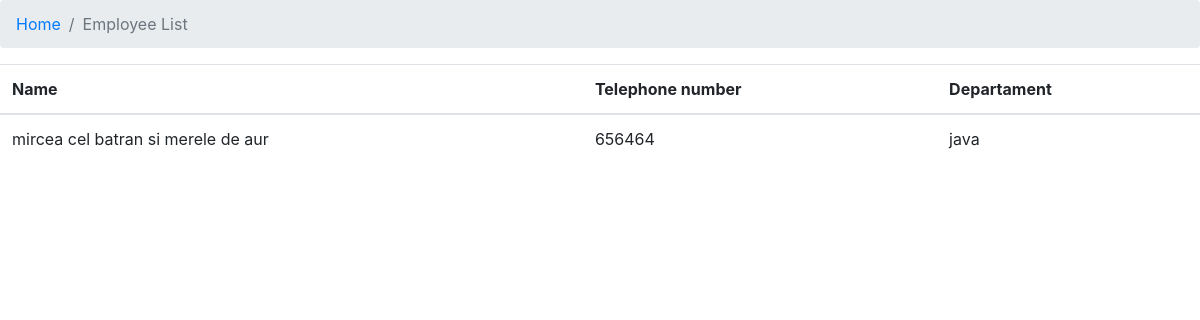
Page /employee_list/ on the committed database.
### CompData/models.py (models this page shows, shortened)
class Employee(models.Model):
    name = models.TextField(default='')
    telephone_number = models.CharField(max_length=10)
    departament_name = models.TextField(default='')
    image = models.ImageField(upload_to='best_employee', blank=True)

### CompData/views.py (the view)
# urls.py: path('employee_list/', views.print_employee, name='print_employee'),
def print_employee(request):
    total = []
    for emp in Employee.objects.all():
        total.append('Nume angajat:' + emp.name + ',' + 'Numar de telefon:' + str(
            emp.telephone_number) + ',' + 'Departament:' + emp.departament_name)
    rendered = render_to_string('CompData/employee_list.html', {'emp':emp})
    return HttpResponse(rendered)

### CompData/templates/CompData/employee_list.html
{% extends "CompData/base.html" %}
{% block content %}
<nav aria-label="breadcrumb">
    <ol class="breadcrumb">
        <li class="breadcrumb-item"><a href="/">Home</a></li>
        <li class="breadcrumb-item active" aria-current="page">Employee List</li>
    </ol>
</nav>
<table class="table">
    <thead>
    <tr>
        <th scope="col">Name</th>
        <th scope="col">Telephone number</th>
        <th scope="col">Departament</th>
    </tr>
    <tbody>
    <tr>
        <td>{{emp.name}}</td>
        <td>{{emp.telephone_number}}</td>
        <td>{{emp.departament_name}}</td>
    </tr>
    {% endblock %}

### rows in the picture
Employee: name "mircea cel batran si merele de aur", telephone_number "656464", departament_name "java"
